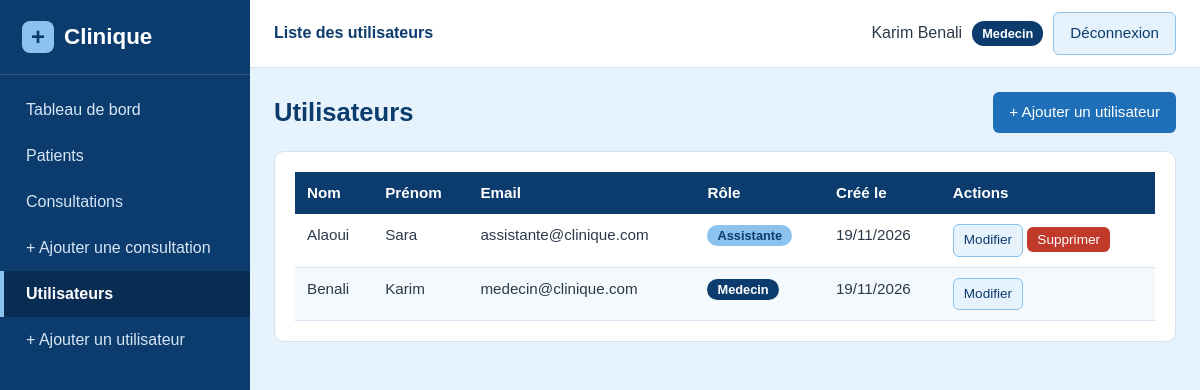
Page /utilisateurs/liste_utilisateurs.php (signed in) on the committed database.
### tables this page shows
CREATE TABLE utilisateurs (
    id INT AUTO_INCREMENT PRIMARY KEY,
    nom VARCHAR(50) NOT NULL,
    prenom VARCHAR(50) NOT NULL,
    email VARCHAR(100) NOT NULL UNIQUE,
    mot_de_passe VARCHAR(255) NOT NULL,
    role ENUM('assistante', 'medecin') NOT NULL DEFAULT 'assistante',
    created_at TIMESTAMP DEFAULT CURRENT_TIMESTAMP
);

### includes/functions.php (called while the page is built, shortened)
<?php
function e($texte)
{
    return htmlspecialchars((string) $texte, ENT_QUOTES, 'UTF-8');
}
function afficher_date($date)
{
    return date('d/m/Y', strtotime($date));
}

### utilisateurs/liste_utilisateurs.php (the view, shortened to what this page needs)
<?php
require_once __DIR__ . '/../includes/auth.php';
$utilisateurs = $pdo->query('SELECT id, nom, prenom, email, role, created_at FROM utilisateurs ORDER BY nom, prenom')->fetchAll();
include __DIR__ . '/../includes/header.php';
?>
<div class="entete-page">
    <h1>Utilisateurs</h1>
    <a class="btn btn-principal" href="<?= BASE_URL ?>utilisateurs/ajouter_utilisateur.php">+ Ajouter un utilisateur</a>
</div>
<div class="carte">
    <div class="tableau-conteneur">
        <table>
            <thead>
                <tr><th>Nom</th><th>Prénom</th><th>Email</th><th>Rôle</th><th>Créé le</th><th>Actions</th></tr>
            </thead>
            <tbody>
                <?php foreach ($utilisateurs as $u) { ?>
                    <tr>
                        <td><?= e($u['nom']) ?></td>
                        <td><?= e($u['prenom']) ?></td>
                        <td><?= e($u['email']) ?></td>
                        <td><span class="badge badge-<?= e($u['role']) ?>"><?= e(ucfirst($u['role'])) ?></span></td>
                        <td><?= e(afficher_date($u['created_at'])) ?></td>
                        <td class="actions">
                            <a class="btn btn-petit btn-clair" href="<?= BASE_URL ?>utilisateurs/modifier_utilisateur.php?id=<?= (int) $u['id'] ?>">Modifier</a>
                            <?php if ((int) $u['id'] !== (int) $_SESSION['utilisateur_id']) { ?>
                                <form method="post" action="<?= BASE_URL ?>utilisateurs/supprimer_utilisateur.php" class="form-suppression" data-message="Supprimer cet utilisateur ?">
                                    <button type="submit" class="btn btn-petit btn-danger">Supprimer</button>
                                </form>
                            <?php } ?>
                        </td>
                    </tr>
                <?php } ?>
            </tbody>
        </table>
    </div>
</div>
<?php include __DIR__ . '/../includes/footer.php'; ?>

### assets/css/style.css (style rules this page uses)
:root { --bleu-fonce: #0b3c6d; --bleu-fonce-2: #082c52; --bleu: #1e6fb8; --bleu-clair: #e6f2fc; --bleu-moyen: #8bc3ee; --blanc: #ffffff; --gris-texte: #2b3a4a; --gris-bord: #d5e2ee; --rouge: #c0392b; --vert: #1e8449; }
* { box-sizing: border-box; }
body { margin: 0; font-family: Arial, Helvetica, sans-serif; background: var(--bleu-clair); color: var(--gris-texte); line-height: 1.5; }
h1 { color: var(--bleu-fonce); font-size: 1.6rem; margin: 0 0 18px; }
a { color: var(--bleu); }
.carte { background: var(--blanc); border: 1px solid var(--gris-bord); border-radius: 10px; padding: 20px; margin-bottom: 20px; }
.entete-page { display: flex; justify-content: space-between; align-items: center; flex-wrap: wrap; gap: 10px; margin-bottom: 18px; }
.entete-page h1 { margin: 0; }
.tableau-conteneur { overflow-x: auto; }
table { width: 100%; border-collapse: collapse; font-size: 0.95rem; }
th { background: var(--bleu-fonce); color: var(--blanc); text-align: left; padding: 10px 12px; white-space: nowrap; }
td { padding: 10px 12px; border-bottom: 1px solid var(--gris-bord); vertical-align: top; }
tbody tr:nth-child(even) { background: #f4f9fd; }
td.actions { white-space: nowrap; }
td.actions form { display: inline; }
.btn { display: inline-block; padding: 9px 16px; border: none; border-radius: 6px; font-size: 0.95rem; cursor: pointer; text-decoration: none; font-family: inherit; }
.btn-principal { background: var(--bleu); color: var(--blanc); }
.btn-clair { background: var(--bleu-clair); color: var(--bleu-fonce); border: 1px solid var(--bleu-moyen); }
.btn-danger { background: var(--rouge); color: var(--blanc); }
.btn-petit { padding: 5px 10px; font-size: 0.85rem; }
.badge { padding: 3px 10px; border-radius: 12px; font-size: 0.8rem; font-weight: bold; }
.badge-medecin { background: var(--bleu-fonce); color: var(--blanc); }
.badge-assistante { background: var(--bleu-moyen); color: var(--bleu-fonce); }

### rows in the picture
utilisateurs: nom "Alaoui", prenom "Sara", email "assistante@clinique.com", role "Assistante", created_at "19/11/2026"
utilisateurs: nom "Benali", prenom "Karim", email "medecin@clinique.com", role "Medecin", created_at "19/11/2026"

### other values in the picture
$titre_page "Liste des utilisateurs"
$_SESSION['prenom'] . ' ' . $_SESSION['nom'] "Karim Benali"
$role "Medecin"
